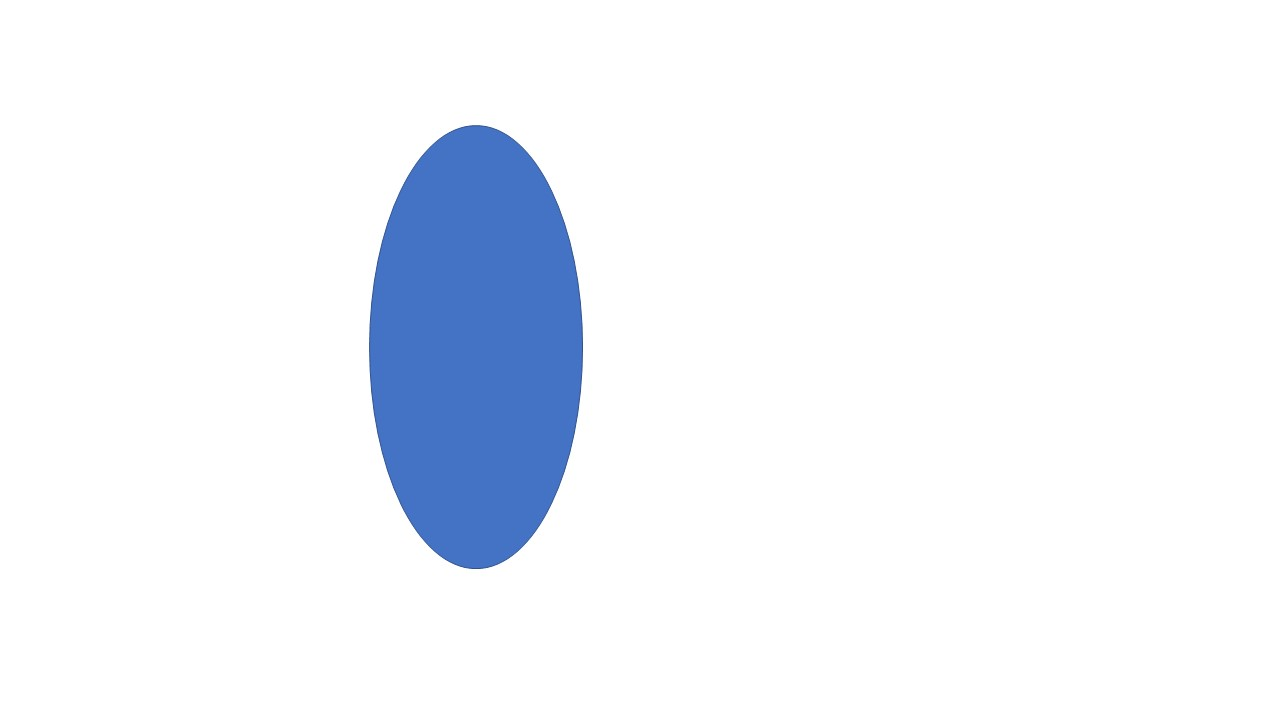
#> input picture one.jpg, 1280 x 720 px
$ python main.py   (older library calls are emulated)
#> lines starting #> are read from the running program, lines starting #| are printed output that depends on the picture; after the words box and inside, x2 and y2 are one past the last pixel; in counts of white or black regions, pixels touching at a corner belong together
# This is a sample Python script.

# Press Shift+F10 to execute it or replace it with your code.
# Press Double Shift to search everywhere for classes, files, tool windows, actions, and settings.
import copy
import math
import cv2
import matplotlib.pyplot as plt
import scipy
from scipy import ndimage
from scipy.ndimage import filters


def print_hi(name):
    # Use a breakpoint in the code line below to debug your script.
    print(f'Hi, {name}')  # Press Ctrl+F8 to toggle the breakpoint.

# Press the green button in the gutter to run the script.
if __name__ == '__main__':
    print_hi('PyCharm')
    images = ['one.jpg', '1271488188_2077d21f46_b.jpg', 'images.jpg', 'alvtd333_alvin_template_small_ellipse.png',
              's-l400.jpg', 'gettyimages-1212455495-612x612.jpg', 'nEKGD2wNiwqrTOc63kiWZT7b4.png']
    # parameter setting for each image
    kmin = [34, 13, 10, 10, 40, 45, 34]
    kmax = [48, 55, 50, 50, 100, 80, 48]
    step = [1, 10, 4, 1, 5, 4, 2]
    maxneigh = [20, 4, 7, 5, 7, 14, 7]
    minneigh = [20, 3, 7, 4, 7, 14, 7]
    thresholds = [21, 33, 60, 110, 235, 13, 60]
    sigma = [2.03, -1, -1, -1, 2, 2.2, 2.03]
    cannylow = [100, 100, 100, 100, 65, 100, 100]
    cannyhigh = [200, 200, 200, 200, 70, 200, 200]
    centerradius = [8, 6, 8, 4, 8, 8, 8]

    for idx in range(len(images)):
        grey = cv2.imread(images[idx], 0)
#> grey: shape (720, 1280); min 75, max 255, mean 243.2
        color = cv2.imread(images[idx])
#> color is the input picture: shape (720, 1280, 3); mean B, G, R 250.2, 243.6, 239.8
        down_width = 256
        down_height = 256
        down_points = (down_width, down_height)
        grey = cv2.resize(grey, down_points, interpolation=cv2.INTER_LINEAR)
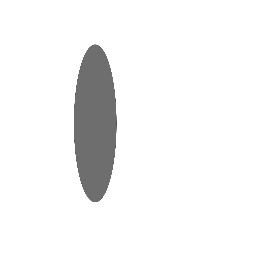
#> grey: shape (256, 256); min 79, max 255, mean 243.2
        color = cv2.resize(color, down_points, interpolation=cv2.INTER_LINEAR)
#> color: shape (256, 256, 3)
        color2 = cv2.resize(color, down_points, interpolation=cv2.INTER_LINEAR)
        if sigma[idx] != -1:
            grey = scipy.ndimage.gaussian_filter(grey, sigma[idx])
        # canny edge detection
        canny = cv2.Canny(grey, cannylow[idx], cannyhigh[idx])
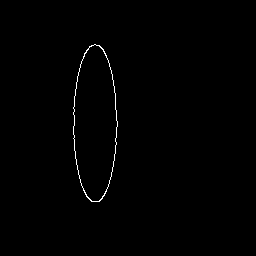
#> canny: shape (256, 256); 0.54% white in thin lines or dots, all inside (x1, y1, x2, y2) = (73, 44, 118, 202)
        # sobel
        gX = cv2.Sobel(grey, ddepth=cv2.CV_32F, dx=1, dy=0, ksize=3)
        gY = cv2.Sobel(grey, ddepth=cv2.CV_32F, dx=0, dy=1, ksize=3)
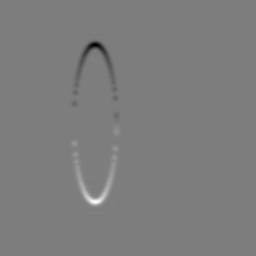
#> gY: shape (256, 256) float32; min -209, max 214, mean 0; drawn with min black and max white

        width = canny.shape[0]
#> width = 256
        height = canny.shape[1]
#> height = 256

        indices = []
        lines = []
        # choosing the indices pairs
        k = kmin[idx]
        while k <= kmax[idx]:
            for i in range(width):
                for j in range(height - k):
                    if canny[i][j] != 0 and canny[i][j + k] != 0:  # edge pixels
                        indices.append([[i, j], [i, j + k]])
            k += step[idx]


        accumulatorArray = cv2.resize(canny, (0, 0), fx=0.1, fy=0.1)
        cols = accumulatorArray.shape[0]
#> cols = 26
        rows = accumulatorArray.shape[1]
#> rows = 26

        for i in range(cols):
            for j in range(rows):
                accumulatorArray[i][j] = 0
#> accumulatorArray: shape (26, 26); every value is 0
        count = 0
        # calculating the 'TM' lines accordingly to the chosen indices pairs
        for i in range(len(indices)):
            p1 = indices[i][0]
            p2 = indices[i][1]

            x1, y1 = p1[0], p1[1]
            x2, y2 = p2[0], p2[1]
            m1 = round((x1 + x2)/2)
            m2 = round((y1 + y2)/2)
            XI1 = math.atan(gY[p1[0]][p1[1]] / gX[p1[0]][p1[1]])
            XI2 = math.atan(gY[p2[0]][p2[1]] / gX[p2[0]][p2[1]])

            t1 = (y1 - y2 - x1*XI1 + x2*XI2) / (XI2 - XI1) if (XI2 - XI1) else 1
            t2 = (XI1*XI2*(x2 - x1) - y2*XI1 + y1*XI2) / (XI2 - XI1) if (XI2 - XI1) else 1
            m0 = (t2 - m2) / (t1 - m1)
            b0 = (m2*t1 - m1*t2) / (t1 - m1)
            start = [round(t2), round(t1)]

            for i in range(cols):
                x = 10*i
                y = x * (t2 - m2) / (t1 - m1) + (m2 * t1 - m1 * t2) / (t1 - m1)
                y = round(y/10)

                lines.append([(t2 - m2) / (t1 - m1), (m2 * t1 - m1 * t2) / (t1 - m1)])
                if 0 <= y < rows:
                    accumulatorArray[i][y] += 1
#> this loop made 98 passes
#> (XI1, XI2, t1, t2, m0, b0, start) on passes 1 to 12: (0.223, -0.188, 156.7, 96.42, 0.0172, 93.73, [96, 157]), (0.196, -0.196, 161.9, 95, 0, 95, [95, 162]), (-0.177, 0.212, 82.62, 93.5, 0.0172, 92.08, [93, 83]), (-0.188, 0.205, 84.5, 94.3, 0.0081, 93.61, [94, 85]), (0.192, -0.208, 163.5, 93.79, -0.00243, 94.18, [94, 163]), (0.199, -0.203, 164.1, 94.34, 0.00395, 93.7, [94, 164]), (0.197, -0.172, 172.8, 95.7, 0.018, 92.6, [96, 173]), (0.188, -0.151, 182, 96.42, 0.0235, 92.15, [96, 182]), (-0.19, 0.155, 65.64, 96.27, -0.0224, 97.75, [96, 66]), (-0.205, 0.177, 76.38, 95.75, -0.0191, 97.21, [96, 76]), (-0.192, 0.199, 79.51, 94.17, -0.00195, 94.33, [94, 80]), (0.154, -0.168, 191.8, 94.19, -0.00725, 95.58, [94, 192])
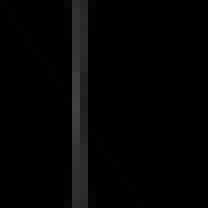
#> accumulatorArray: shape (26, 26) (shown 8 times larger); min 0, max 67, mean 3.8
#> after the loop, lines = 2548 pairs, first value -0.097 to 0.779, second value 0.221 to 108.8

        threshold = 0
        # building the accumulator array
        for i in range(cols):
            for j in range(rows):
                if accumulatorArray[i][j] > threshold:
                    threshold = accumulatorArray[i][j]
#> after the loop, threshold = 67

        centers = []
        accumulatorArray2 = copy.deepcopy(accumulatorArray)
        # finding the centers by finding local maximas in accumulator array
        data_max = filters.maximum_filter(accumulatorArray2, maxneigh[idx])
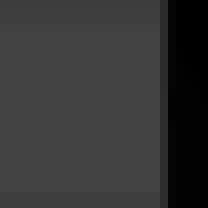
#> data_max: shape (26, 26) (shown 8 times larger); min 0, max 67, mean 52.8
        maxima = (accumulatorArray2 == data_max)
#> maxima: shape (26, 26) bool; 5% white; 2 white regions (1 under 20 px), largest, box (x1, y1, x2, y2) and area: (22, 0, 26, 10) 33
        data_min = filters.minimum_filter(accumulatorArray2, minneigh[idx])
        diff = ((data_max - data_min) > thresholds[idx])
#> diff: shape (26, 26) bool; 80.8% white; 1 black region, box (x1, y1, x2, y2) and area: (21, 0, 26, 26) 130
        maxima[diff == 0] = 0
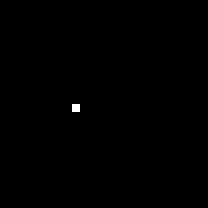
#> maxima: shape (26, 26) bool (shown 8 times larger); 0.15% white in thin lines or dots, all inside (x1, y1, x2, y2) = (9, 13, 10, 14)

        labeled, num_objects = ndimage.label(maxima)
#> num_objects = 1
        slices = ndimage.find_objects(labeled)
#> slices = 1 item
        x, y = [], []
        for dy, dx in slices:
            x_center = (dx.start + dx.stop - 1) / 2
            x.append(x_center)
            y_center = (dy.start + dy.stop - 1) / 2
            y.append(y_center)
#> this loop made 1 pass
#> (x_center, y_center) on pass 1: (9, 13)
#> after the loop, x = [9]; y = [13]

        for i in range(len(x)):
            centers.append([x[i], y[i]])
#> this loop made 1 pass
#> after the loop, centers = [[9, 13]]

        result = color
        # plotting the centers found on the image
        for i in range(len(centers)):
            result = cv2.circle(result, [int(10 * centers[i][0]), int(10 * centers[i][1])], radius=centerradius[idx],
                                color=(255, 0, 0), thickness=-1)
#> this loop made 1 pass
#> pass 1, `result = cv2.circle(result, [int(10 * centers[i][0]), int(10 * centers..`:
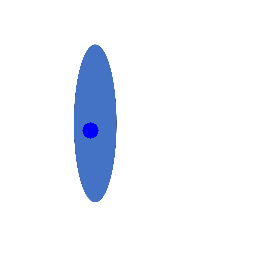
#> result: shape (256, 256, 3); mean B, G, R 250.4, 243.3, 239.6

        resimages = [color2, result]
        titles = ['Image', 'Centers found']
        for i in range(2):
            plt.subplot(1, 2, i + 1), plt.imshow(resimages[i], 'gray')
            plt.title(titles[i])
            plt.xticks([]), plt.yticks([])
        plt.show()
#> figure, not shown here; B, G, R data is drawn as R, G, B
#> pass 2 of the loop `for idx in range(len(images)):`:
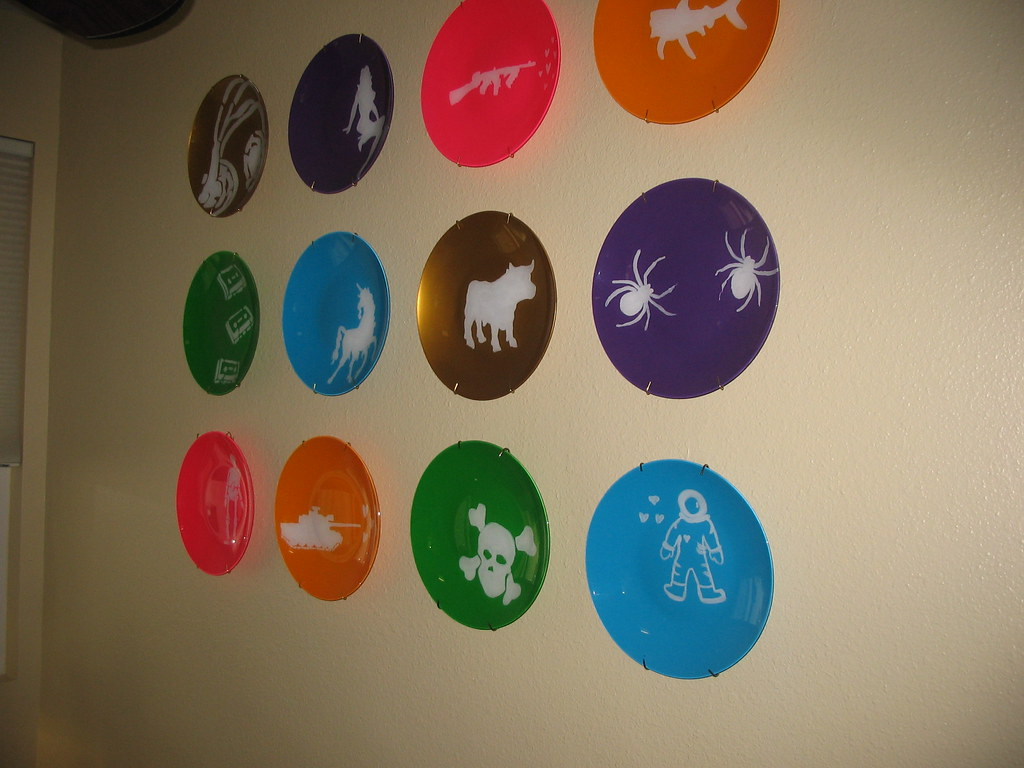
#> input picture 1271488188_2077d21f46_b.jpg, 1024 x 768 px
#> color is the input picture: shape (768, 1024, 3); mean B, G, R 93.6, 114.5, 130.8
#> color: shape (256, 256, 3)
#> `canny = cv2.Canny(grey, cannylow[idx], cannyhigh[idx])`:
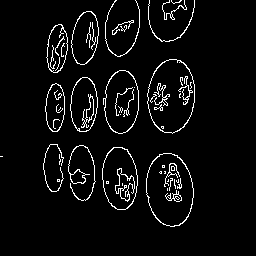
#> canny: shape (256, 256); 4.9% white in thin lines or dots, all inside (x1, y1, x2, y2) = (0, 0, 195, 227)
#> the loop `for i in range(len(indices)):` made 1411 passes
#> (XI1, XI2, t1, t2, m0, b0, start) on passes 3 to 5: (-0.52, 0.338, -14.17, 143.9, -0.124, 142.1, [144, -14]), (-0.148, 0.375, -23.88, 174.7, 0.134, 177.9, [175, -24]), (-0.391, 0.221, -19.24, 144.3, -0.108, 142.2, [144, -19])
#> diff: shape (26, 26) bool; 49.7% white; 1 white region, box (x1, y1, x2, y2) and area: (4, 0, 23, 26) 336
#> labeled: shape (26, 26) int32; 10 distinct labels, from 0 to 9
#> the loop `for dy, dx in slices:` made 9 passes
#> the loop `for i in range(len(x)):` made 9 passes
#> the loop `for i in range(len(centers)):` made 9 passes
#> after the loop `for i in range(len(centers)):`:
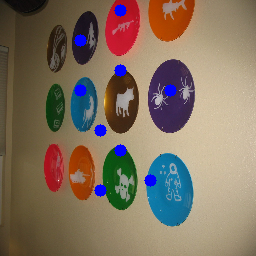
#> result: shape (256, 256, 3); mean B, G, R 96.5, 113.4, 129.6
#> pass 3 of the loop `for idx in range(len(images)):`:
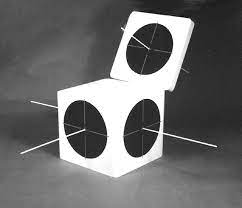
#> input picture images.jpg, 242 x 208 px
#> grey is the input picture: shape (208, 242); min 0, max 255, mean 108
#> `canny = cv2.Canny(grey, cannylow[idx], cannyhigh[idx])`:
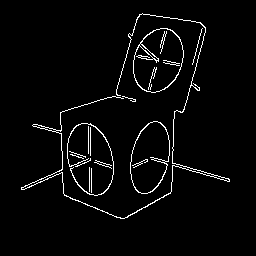
#> canny: shape (256, 256); 3.2% white in thin lines or dots, all inside (x1, y1, x2, y2) = (21, 13, 230, 219)
#> `maxima = (accumulatorArray2 == data_max)`:
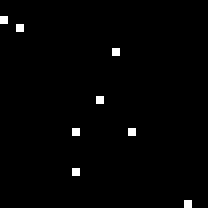
#> maxima: shape (26, 26) bool (shown 8 times larger); 1.2% white in thin lines or dots, all inside (x1, y1, x2, y2) = (0, 2, 24, 26)
#> the loop `for dy, dx in slices:` made 5 passes
#> the loop `for i in range(len(x)):` made 5 passes
#> the loop `for i in range(len(centers)):` made 5 passes
#> (the run stopped early here; a loop or call above may not have finished)
